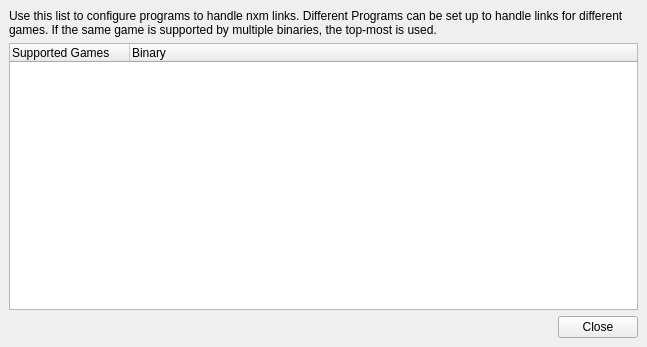
<?xml version="1.0" encoding="UTF-8"?>
<ui version="4.0">
 <class>HandlerWindow</class>
 <widget class="QMainWindow" name="HandlerWindow">
  <property name="geometry">
   <rect>
    <x>0</x>
    <y>0</y>
    <width>647</width>
    <height>347</height>
   </rect>
  </property>
  <property name="windowTitle">
   <string>NXM Handler</string>
  </property>
  <widget class="QWidget" name="centralwidget">
   <layout class="QVBoxLayout" name="verticalLayout">
    <item>
     <widget class="QLabel" name="label">
      <property name="text">
       <string>Use this list to configure programs to handle nxm links. Different Programs can be set up to handle links for different games. If the same game is supported by multiple binaries, the top-most is used.</string>
      </property>
      <property name="wordWrap">
       <bool>true</bool>
      </property>
     </widget>
    </item>
    <item>
     <widget class="SortableTreeWidget" name="handlersWidget">
      <property name="contextMenuPolicy">
       <enum>Qt::CustomContextMenu</enum>
      </property>
      <property name="dragDropMode">
       <enum>QAbstractItemView::DragDrop</enum>
      </property>
      <property name="defaultDropAction">
       <enum>Qt::MoveAction</enum>
      </property>
      <property name="indentation">
       <number>0</number>
      </property>
      <property name="itemsExpandable">
       <bool>false</bool>
      </property>
      <attribute name="headerDefaultSectionSize">
       <number>120</number>
      </attribute>
      <column>
       <property name="text">
        <string>Supported Games</string>
       </property>
      </column>
      <column>
       <property name="text">
        <string>Binary</string>
       </property>
      </column>
     </widget>
    </item>
    <item>
     <layout class="QHBoxLayout" name="horizontalLayout">
      <item>
       <spacer name="horizontalSpacer">
        <property name="orientation">
         <enum>Qt::Horizontal</enum>
        </property>
        <property name="sizeHint" stdset="0">
         <size>
          <width>40</width>
          <height>20</height>
         </size>
        </property>
       </spacer>
      </item>
      <item>
       <widget class="QPushButton" name="closeButton">
        <property name="text">
         <string>Close</string>
        </property>
       </widget>
      </item>
     </layout>
    </item>
   </layout>
  </widget>
  <action name="actionRemove">
   <property name="icon">
    <iconset resource="../organizer/resources.qrc">
     <normaloff>:/MO/gui/remove</normaloff>:/MO/gui/remove</iconset>
   </property>
   <property name="text">
    <string>Remove</string>
   </property>
   <property name="toolTip">
    <string>Remove Binary</string>
   </property>
   <property name="shortcut">
    <string>Del</string>
   </property>
  </action>
  <action name="actionAdd">
   <property name="icon">
    <iconset resource="../organizer/resources.qrc">
     <normaloff>:/MO/gui/add</normaloff>:/MO/gui/add</iconset>
   </property>
   <property name="text">
    <string>Add</string>
   </property>
   <property name="toolTip">
    <string>Add a binary</string>
   </property>
  </action>
 </widget>
 <customwidgets>
  <customwidget>
   <class>SortableTreeWidget</class>
   <extends>QTreeWidget</extends>
   <header>sortabletreewidget.h</header>
  </customwidget>
 </customwidgets>
 <resources>
  <include location="../organizer/resources.qrc"/>
 </resources>
 <connections>
  <connection>
   <sender>closeButton</sender>
   <signal>clicked()</signal>
   <receiver>HandlerWindow</receiver>
   <slot>close()</slot>
   <hints>
    <hint type="sourcelabel">
     <x>599</x>
     <y>325</y>
    </hint>
    <hint type="destinationlabel">
     <x>323</x>
     <y>173</y>
    </hint>
   </hints>
  </connection>
 </connections>
</ui>
